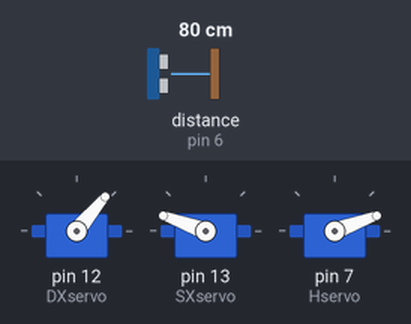
Recording of a sketch running on a simulated Arduino Uno, built with avr-gcc and run on an emulated ATmega328P. On the bench: 3 × servo. Wiring (inferred from the names in the program): ultrasonic range finder: trigger pin 5; echo pin 6. The inputs (shaded band) are chosen by the test bench; at power-on: distance to the obstacle (sensor on pin 6) 80 cm. The echo pulse lasts 58.3 µs per cm.

Above: at 0.38 s.
1.4 s: distance to the obstacle (sensor on pin 6) set to 24 cm
At 1.65 s:
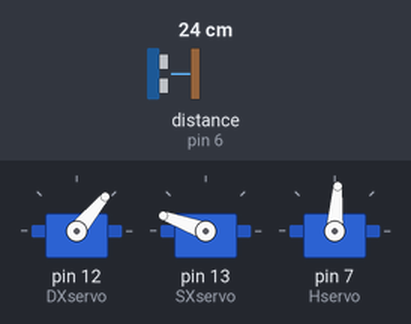
4.4 s: distance to the obstacle (sensor on pin 6) set to 19 cm
At 4.7 s:
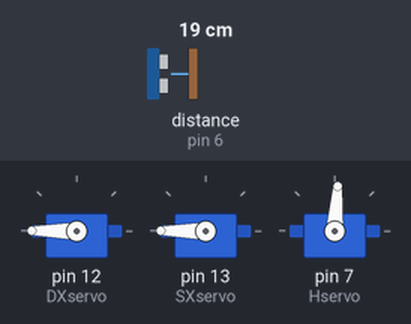
At 5.3 s:
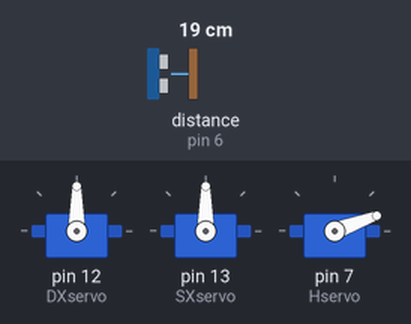
7.4 s: distance to the obstacle (sensor on pin 6) set to 35 cm
10.4 s: distance to the obstacle (sensor on pin 6) set to 2 cm
At 11.9 s:
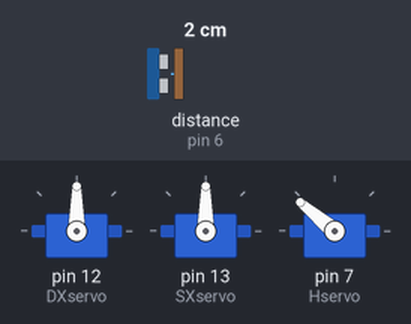
13.4 s: distance to the obstacle (sensor on pin 6) set to 4 cm
16.4 s: distance to the obstacle (sensor on pin 6) set to 60 cm
Timing chart, 0 to 20.4 s (numbered marks = the images above; inputs shaded):
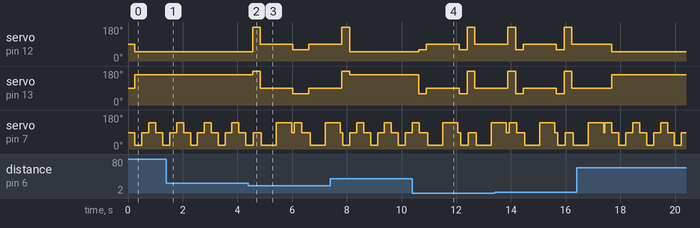

Measured:
- the behaviour switches between 22 and 21 cm on distance to the obstacle (sensor on pin 6) (found by bisection; images 1 and 2)
- after the input at 4.4 s, servo on pin 12 (DXservo): 50° → 180° after 0.15 s, → 90° 0.27 s later, → 60° 1.2 s later, → 90° 0.57 s later; servo on pin 13 (SXservo): 160° → 180° after 0.15 s, → 90° 0.27 s later, → 60° 1.2 s later, → 90° 0.57 s later
- after the input at 10.4 s, servo on pin 12 (DXservo): 50° → 60° after 0.24 s, → 90° 0.27 s later, → 60° 1.2 s later, → 180° 0.30 s later, … (5 changes in this stretch); servo on pin 13 (SXservo): 160° → 60° after 0.24 s, → 90° 0.27 s later, → 60° 1.2 s later, → 180° 0.30 s later, … (5 changes in this stretch)

The sketch:

Robot_V2.ino
```cpp
//Now the head move left, centre and right while robot is going forward and for each head movement we have a misuration.

#include <Servo.h>

Servo DXservo;
Servo SXservo;
Servo Hservo;
const int triggerPort = 5;
const int echoPort = 6;
int Dminima = 20;
int mid_measure = 0;
int sx_measure = 0 ;
int dx_measure = 0 ;

void setup() {
  pinMode(triggerPort,OUTPUT);
  pinMode(echoPort,INPUT);
  DXservo.attach(12);
  SXservo.attach(13);
  Hservo.attach(7);
  Serial.begin(9600);
}

void loop() {

  Hservo.write(86);  //move head to centre
  delay(250);
  mid_measure = misurazione();
  testavanti();
  Hservo.write(20);  //move head to left
  delay(250);
  sx_measure = misurazione();
  testsinistra();
  Hservo.write(86);  //move head to centre
  delay(250);
  mid_measure = misurazione();
  testavanti();
  Hservo.write(140);  // move head to right
  delay(250);
  dx_measure = misurazione();
  testdestra();
}

                                                                                      void testavanti(){
                                                                                      if( mid_measure <= Dminima ){

                                                                                      fermo();
                                                                                      delay(50);
                                                                                      Hservo.write(20);
                                                                                      delay(500);
                                                                                      sx_measure = misurazione();
                                                                                      delay(50);

                                                                                      Hservo.write(140);
                                                                                      delay(500);
                                                                                      dx_measure = misurazione();
                                                                                      delay(50);
                                                                                      Hservo.write(86);
                                                                                      delay(50);

                                                                                      if(sx_measure > dx_measure){

                                                                                         sinistra();

                                                                                         delay(50);

                                                                                      }else

                                                                                      if(sx_measure < dx_measure){

                                                                                         destra();

                                                                                         delay(50);

                                                                                      }else

                                                                                      if((sx_measure < Dminima) && (dx_measure < Dminima)){

                                                                                        indietro();
                                                                                        delay(50);
                                                                                        destra();
                                                                                        delay(1500);

                                                                                      }

                                                                                    }else avanti();
                                                                                  }

                                                                                    void testsinistra(){

                                                                                      if(sx_measure <= Dminima){
                                                                                        destra();
                                                                                        delay(20);
                                                                                      }else avanti();

                                                                                    }

                                                                                    void testdestra(){

                                                                                      if(dx_measure <= Dminima){
                                                                                        sinistra();
                                                                                        delay(20);
                                                                                      }else avanti();

                                                                                    }
void avanti (){

        DXservo.write(50);
        SXservo.write(160);

}

void ruota(){

        DXservo.write(180);
        SXservo.write(180);

}
void destra(){

        DXservo.write(180);
        SXservo.write(180);
}

void sinistra(){

        DXservo.write(60);
        SXservo.write(60);
}

void indietro(){
        DXservo.write(165);
        SXservo.write(0);


}


void fermo(){
        DXservo.write(90);
        SXservo.write(90);

}

int misurazione(){

  digitalWrite(triggerPort,LOW);
  delayMicroseconds(2);
  digitalWrite(triggerPort,HIGH);
  delayMicroseconds(10);
  digitalWrite(triggerPort,LOW);
  float durata = pulseIn(echoPort,HIGH);
  durata = durata/58;
  return(int)durata;
}
```
